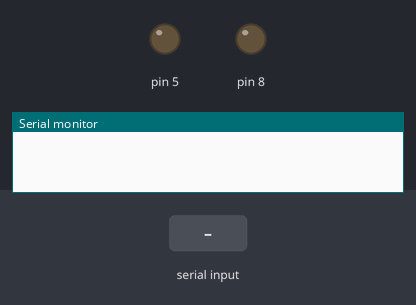
Bench run of a sketch on a simulated Arduino Uno, built with avr-gcc and run on an emulated ATmega328P. Shown: output pins drawn as LEDs (lit = HIGH), the last lines printed to the serial monitor. The inputs (shaded band) are chosen by the test bench.

Above: at 1.2 s.
1.3 s: "A" received over the second serial link
At 2.7 s:
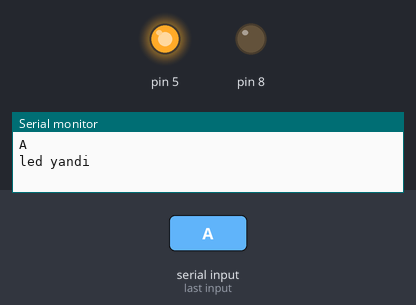
3.8 s: "W" received over the second serial link
At 5.7 s:
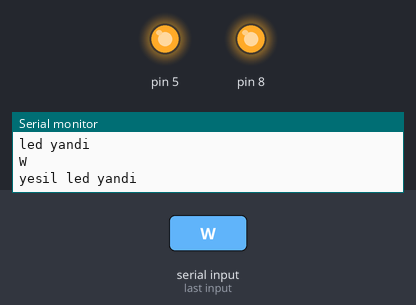
6.2 s: "B" received over the second serial link
At 7.6 s:
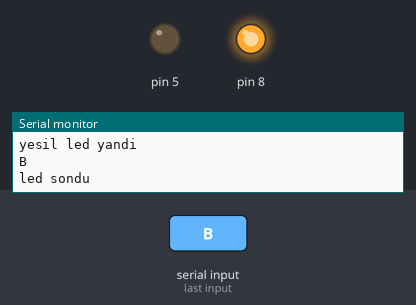
Timing chart, 0 to 9.2 s (numbered marks = the images above; inputs shaded):
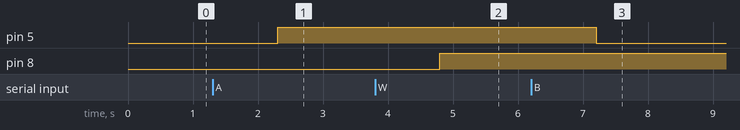

Measured:
- after the input at 1.3 s, pin 5: LOW → HIGH after 1.0 s
- after the input at 3.8 s, pin 8: LOW → HIGH after 1.0 s
- after the input at 6.2 s, pin 5: HIGH → LOW after 1.0 s

The sketch:

Enyeni.ino
```cpp
#include<SoftwareSerial.h>
SoftwareSerial  bt_com(7,6);

void setup() {
  Serial.begin(9600);
  bt_com.begin(9600);
  pinMode(5,OUTPUT);
  pinMode(8,OUTPUT);

}

void loop() {
  if(bt_com.available())
  {
    String data=bt_com.readString();
    Serial.println(data);
    if(data=="A")
    {
      digitalWrite(5,HIGH);
      Serial.println("led yandi");
    }
    if(data=="B")
    {
      digitalWrite(5,LOW);
      Serial.println("led sondu");
    }
    if(data=="W")
    {
      digitalWrite(8,HIGH);
      Serial.println("yesil led yandi");
    }
  }

}
```
